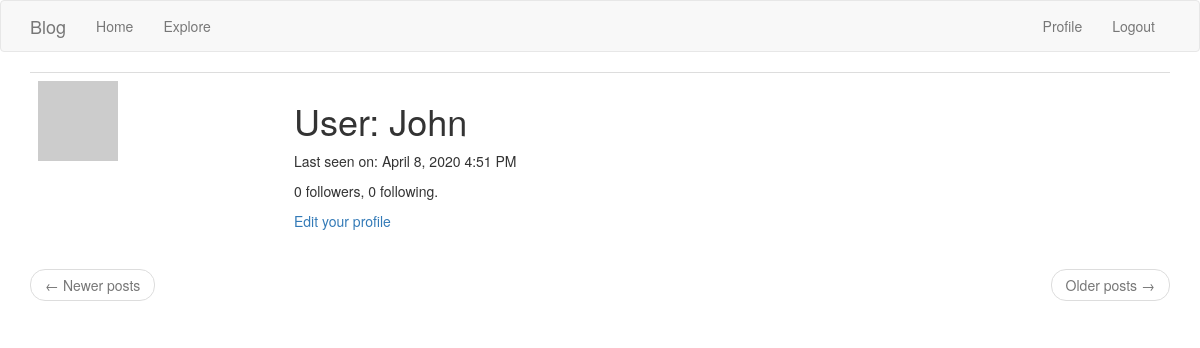
Page /user/John (signed in) on the earlier database version.
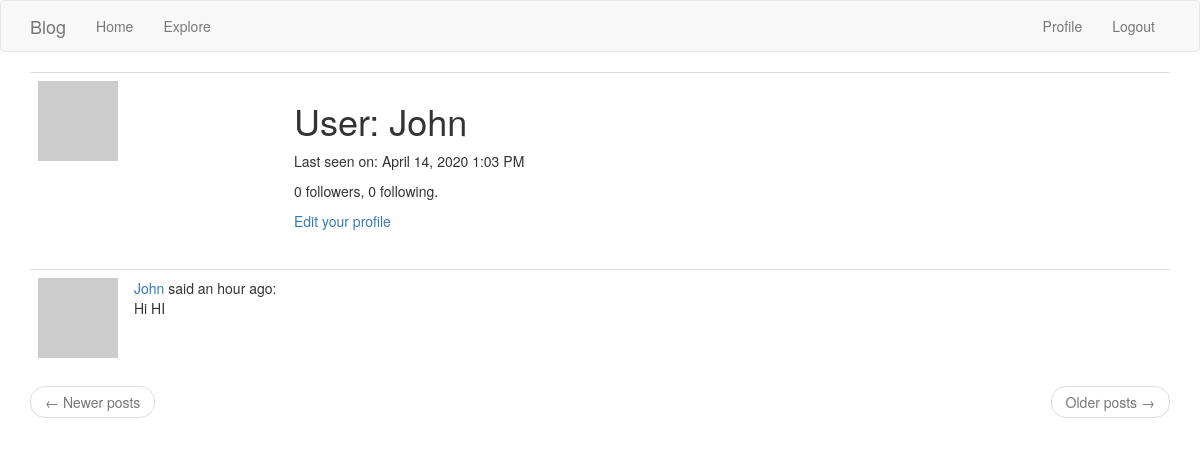
Same page on the later database version.
### app/models.py (models this page shows, shortened)
class User(UserMixin, db.Model):
    id = db.Column(db.Integer, primary_key=True)
    username = db.Column(db.String(64), index=True, unique=True)
    email = db.Column(db.String(120), index=True, unique=True)
    password_hash = db.Column(db.String(128))
    posts = db.relationship("Post", backref="author", lazy="dynamic")
    about_me = db.Column(db.String(140))
    last_seen = db.Column(db.DateTime, default=datetime.utcnow)
    followed = db.relationship(
        "User",
        secondary=followers,
        primaryjoin=(followers.c.follower_id == id),
        secondaryjoin=(followers.c.followed_id == id),
        backref=db.backref("followers", lazy="dynamic"),
        lazy="dynamic",
    )
    def avatar(self, size):
        digest = md5(self.email.lower().encode("utf-8")).hexdigest()
        return "https://www.gravatar.com/avatar/{}?d=identicon&s={}".format(
            digest, size
        )

class Post(db.Model):
    id = db.Column(db.Integer, primary_key=True)
    body = db.Column(db.String(140))
    timestamp = db.Column(db.DateTime, index=True, default=datetime.utcnow)
    user_id = db.Column(db.Integer, db.ForeignKey("user.id"))

### app/routes.py (the view)
@app.route("/user/<username>")
@login_required
def user(username):
    user = User.query.filter_by(username=username).first_or_404()
    page = request.args.get("page", 1, type=int)
    posts = user.posts.order_by(Post.timestamp.desc()).paginate(
        page, app.config["POSTS_PER_PAGE"], False
    )
    next_url = (
        url_for("user", username=user.username, page=posts.next_num)
        if posts.has_next
        else None
    )
    prev_url = (
        url_for("user", username=user.username, page=posts.prev_num)
        if posts.has_prev
        else None
    )
    return render_template(
        "user.html", user=user, posts=posts.items, next_url=next_url, prev_url=prev_url
    )

### app/models.py (called while the page is built)
@login.user_loader
def load_user(id):
    return User.query.get(int(id))

### app/routes.py (called while the page is built)
@app.before_request
def before_request():
    if current_user.is_authenticated:
        current_user.last_seen = datetime.utcnow()
        db.session.commit()

### app/templates/user.html (shortened to what this page needs)
{% extends "base.html" %} {% block app_content %}
<table class="table table-hover">
  <tr>
    <td width="256px"><img src="{{ user.avatar(256) }}" /></td>
    <td>
      <h1>User: {{ user.username }}</h1>
       {% if user.last_seen %}
      <p>
        Last seen on: {{ moment(user.last_seen).format('LLL') }}
      </p>
      {% endif %}
      <p>
        {{ user.followers.count() }} followers, {{ user.followed.count() }} following.
      </p>
      {% if user == current_user %}
      <p><a href="{{ url_for('edit_profile') }}">Edit your profile</a></p>
      {% elif not current_user.is_following(user) %}
      <p>
        <a href="{{ url_for('follow', username=user.username) }}">Follow</a>
      </p>
      {% else %}
      <p>
        <a href="{{ url_for('unfollow', username=user.username) }}">Unfollow</a>
      </p>
      {% endif %}
    </td>
  </tr>
</table>
{% for post in posts %} {% include '_post.html' %} {% endfor %}
<nav aria-label="...">
  <ul class="pager">
    <li class="previous{% if not prev_url %} disabled{% endif %}">
      <a href="{{ prev_url or '#' }}"> <span aria-hidden="true">&larr;</span> Newer posts </a>
    </li>
    <li class="next{% if not next_url %} disabled{% endif %}">
      <a href="{{ next_url or '#' }}"> Older posts <span aria-hidden="true">&rarr;</span> </a>
    </li>
  </ul>
</nav>
{% endblock %}

### app/templates/base.html (shortened to what this page needs)
{% extends 'bootstrap/base.html' %}
{% block navbar %}
    <nav class="navbar navbar-default">
        <div class="container">
            <div class="navbar-header">
                <a class="navbar-brand" href="{{ url_for('index') }}">Blog</a>
            </div>
            <div class="collapse navbar-collapse" id="bs-example-navbar-collapse-1">
                <ul class="nav navbar-nav">
                    <li><a href="{{ url_for('index') }}">Home</a></li>
                    <li><a href="{{ url_for('explore') }}">Explore</a></li>
                </ul>
                <ul class="nav navbar-nav navbar-right">
                    {% if current_user.is_anonymous %}
                    <li><a href="{{ url_for('login') }}">Login</a></li>
                    {% else %}
                    <li><a href="{{ url_for('user', username=current_user.username) }}">Profile</a></li>
                    <li><a href="{{ url_for('logout') }}">Logout</a></li>
                    {% endif %}
                </ul>
            </div>
        </div>
    </nav>
{% endblock %}
{% block content %}
    <div class="container">
        {% block app_content %}{% endblock %}
    </div>
{% endblock %}

### app/templates/_post.html
<table class="table table-hover">
  <tr>
    <td width="70px">
      <a href="{{ url_for('user', username=post.author.username) }}">
        <img src="{{ post.author.avatar(70) }}" />
      </a>
    </td>
    <td>
      <a href="{{ url_for('user', username=post.author.username) }}">
        {{ post.author.username }}
      </a>
      said {{ moment(post.timestamp).fromNow() }}:
      <br />
      {{ post.body }}
    </td>
  </tr>
</table>

Differences in the rows shown:
changed User "John": last_seen "April 8, 2020 4:51 PM" → "April 14, 2020 1:03 PM"
added Post: author.username "John", timestamp "an hour ago", body "Hi HI"
